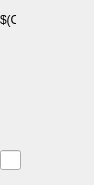
<?xml version="1.0" encoding="UTF-8"?>
<ui version="4.0">
 <class>Form</class>
 <widget class="QWidget" name="Form">
  <property name="geometry">
   <rect>
    <x>0</x>
    <y>0</y>
    <width>94</width>
    <height>185</height>
   </rect>
  </property>
  <property name="sizePolicy">
   <sizepolicy hsizetype="Minimum" vsizetype="Minimum">
    <horstretch>0</horstretch>
    <verstretch>0</verstretch>
   </sizepolicy>
  </property>
  <property name="minimumSize">
   <size>
    <width>94</width>
    <height>0</height>
   </size>
  </property>
  <property name="maximumSize">
   <size>
    <width>94</width>
    <height>16777215</height>
   </size>
  </property>
  <property name="baseSize">
   <size>
    <width>0</width>
    <height>0</height>
   </size>
  </property>
  <property name="windowTitle">
   <string>Form</string>
  </property>
  <widget class="caLabel" name="calabel">
   <property name="geometry">
    <rect>
     <x>0</x>
     <y>10</y>
     <width>16</width>
     <height>20</height>
    </rect>
   </property>
   <property name="maximumSize">
    <size>
     <width>20</width>
     <height>20</height>
    </size>
   </property>
   <property name="text">
    <string>$(CH)</string>
   </property>
  </widget>
  <widget class="caByte" name="cabyte">
   <property name="geometry">
    <rect>
     <x>0</x>
     <y>30</y>
     <width>20</width>
     <height>120</height>
    </rect>
   </property>
   <property name="channel" stdset="0">
    <string notr="true">$(IOC):m$(MasterID)s$(SlaveID)-$(Name)$(CH)_Ptr</string>
   </property>
   <property name="endBit">
    <number>7</number>
   </property>
  </widget>
  <widget class="caTextEntry" name="catextentry_20">
   <property name="geometry">
    <rect>
     <x>0</x>
     <y>150</y>
     <width>21</width>
     <height>20</height>
    </rect>
   </property>
   <property name="minimumSize">
    <size>
     <width>0</width>
     <height>20</height>
    </size>
   </property>
   <property name="maximumSize">
    <size>
     <width>16777215</width>
     <height>20</height>
    </size>
   </property>
   <property name="font">
    <font>
     <family>Monospace</family>
     <pointsize>9</pointsize>
     <stylestrategy>PreferDefault</stylestrategy>
    </font>
   </property>
   <property name="readOnly">
    <bool>false</bool>
   </property>
   <property name="channel" stdset="0">
    <string notr="true">$(IOC):m$(MasterID)s$(SlaveID)-$(Name)$(CH)_Ptr</string>
   </property>
   <property name="precision">
    <number>0</number>
   </property>
   <property name="precisionMode">
    <enum>caLineEdit::User</enum>
   </property>
   <property name="limitsMode">
    <enum>caLineEdit::User</enum>
   </property>
   <property name="maxValue">
    <double>255.000000000000000</double>
   </property>
   <property name="formatType">
    <enum>caLineEdit::compact</enum>
   </property>
   <property name="keepFocus">
    <bool>true</bool>
   </property>
  </widget>
 </widget>
 <customwidgets>
  <customwidget>
   <class>caTextEntry</class>
   <extends>caLineEdit</extends>
   <header>caTextEntry</header>
  </customwidget>
  <customwidget>
   <class>caLabel</class>
   <extends>QLabel</extends>
   <header>caLabel</header>
  </customwidget>
  <customwidget>
   <class>caLineEdit</class>
   <extends>QLineEdit</extends>
   <header>caLineEdit</header>
  </customwidget>
  <customwidget>
   <class>caByte</class>
   <extends>QWidget</extends>
   <header>caByte</header>
  </customwidget>
 </customwidgets>
 <resources/>
 <connections/>
</ui>
